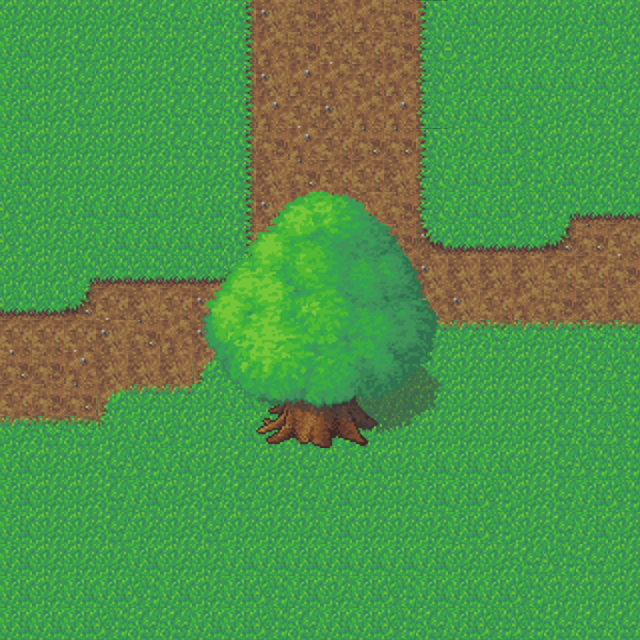

A level layout from a 2D game, rendered from its tile map. Below: a short description, then the map file with tile-grid data replaced by summaries:
An orthogonal 20x20 tile map with 32x32 px tiles, 3 tile layers (Background, Foreground, Top), 2 tilesets and 1 object.

<map version="1.0" orientation="orthogonal" width="20" height="20" tilewidth="32" tileheight="32">
 <tileset firstgid="1" name="grass-tiles-2-small" tilewidth="32" tileheight="32">
  <image source="../tiled_tut/tileset/grass-tiles-2-small.png" width="384" height="192" />
 </tileset>
 <tileset firstgid="73" name="tree2-final" tilewidth="32" tileheight="32">
  <image source="../tiled_tut/tileset/tree2-final.png" width="256" height="256" />
 </tileset>
 <layer name="Background" width="20" height="20">
  <data>[400 cells, 400 non-empty, 24 distinct tile ids]</data>
 </layer>
 <layer name="Foreground" width="20" height="20">
  <data>[400 cells, 8 non-empty, 8 distinct tile ids]</data>
 </layer>
 <layer name="Top" width="20" height="20">
  <data>[400 cells, 52 non-empty, 52 distinct tile ids]</data>
 </layer>
 <objectgroup name="Collision" width="20" height="20">
  <object x="253" y="391" width="128" height="59" />
 </objectgroup>
</map>
